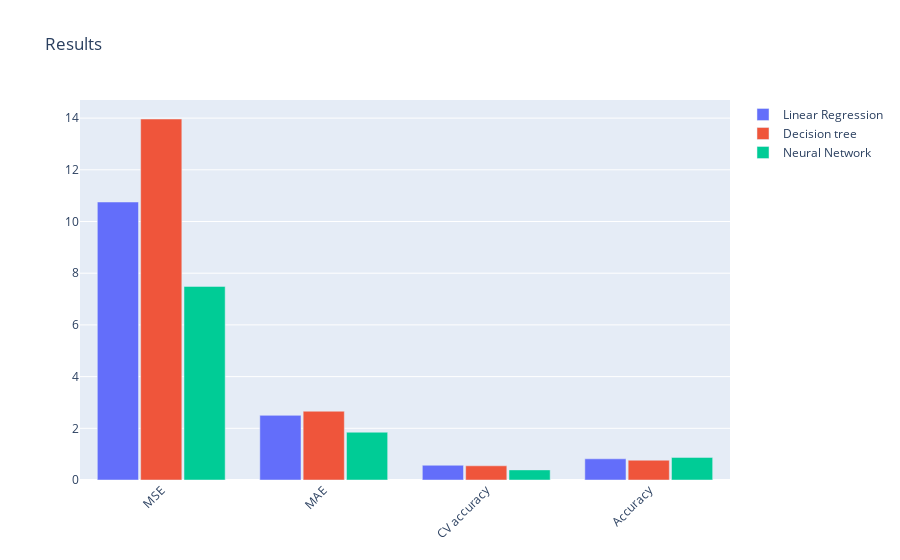

The notebook cell this image was saved under:
### Markdown cell above
## Results

### Code cell
metrics = ['MSE', 'MAE', 'CV accuracy', 'Accuracy']

# Plot metrics.
fig = go.Figure(data=[
    go.Bar(name='Linear Regression', x=metrics, y=[mean_squared_error(
        y_test, lin_pred), mean_absolute_error(y_test, lin_pred), cv_lin_reg, linreg.score(X_test, y_test)]),
    go.Bar(name='Decision tree', x=metrics, y=[mean_squared_error(
        y_test, tr_pred), mean_absolute_error(y_test, tr_pred), cv_tr_reg, tr.score(X_test, y_test)]),
    go.Bar(name='Neural Network', x=metrics, y=[mean_squared_error(
        y_test, mlp_pred), mean_absolute_error(y_test, mlp_pred), cv_mlp_reg, mlp.score(X_test, y_test)])

])

fig.update_layout(title_text='Results',
                  barmode='group', xaxis_tickangle=-45, bargroupgap=0.05)
fig.show()

### Figure 1 — Plotly figure (JSON) as saved in the notebook; plotly's stock layout.template omitted (floating-point values rounded to 4 significant figures)
{"data": [{"name": "Linear Regression", "type": "bar", "x": ["MSE", "MAE", "CV accuracy", "Accuracy"], "y": [10.75, 2.5, 0.5709, 0.8197]}, {"name": "Decision tree", "type": "bar", "x": ["MSE", "MAE", "CV accuracy", "Accuracy"], "y": [13.97, 2.66, 0.5492, 0.7659]}, {"name": "Neural Network", "type": "bar", "x": ["MSE", "MAE", "CV accuracy", "Accuracy"], "y": [7.49, 1.849, 0.3911, 0.8745]}], "layout": {"bargroupgap": 0.05, "barmode": "group", "title": {"text": "Results"}, "xaxis": {"tickangle": -45}}}
